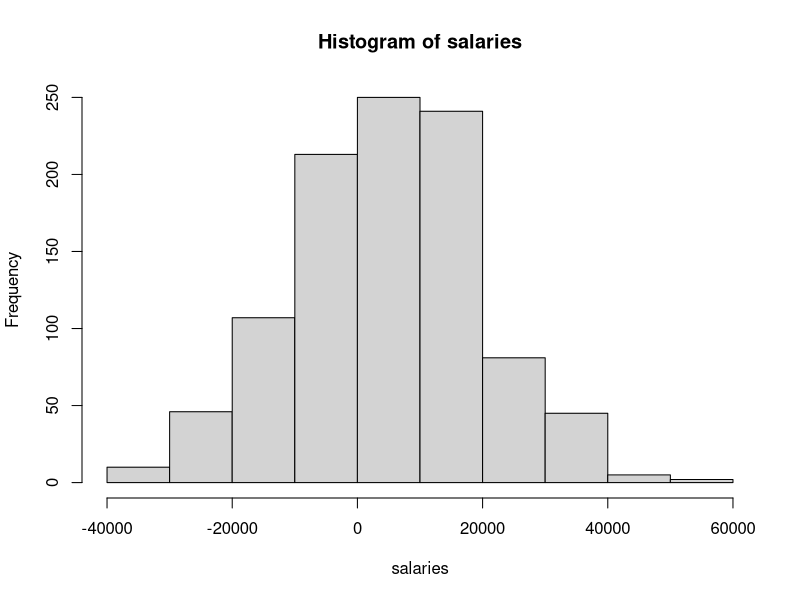

This chart was generated by the following R code: (Note: this script raises an error after producing the figure.)

(1 - pnorm(57.5,50,6))

pnorm(50.45,50,6)

pnorm(52.4,50,6)*(1 - pnorm(59.4,50,6))




set.seed(12345)
salaries <- rnorm(1000,4000,15000)
hist(salaries)

hist(drugCoverage$Year,  seq(ISOdate(1975, 1, 1), ISOdate(1995, 1, 1), "1 years"))

boxplot(drugCoverage$drugsmedia)
boxplot(drugCoverage$approval)


t <- seq(-5,5)
plot(t, dnorm(t,0,.4 ))
#2
plot(t,dnorm(t,0,3))
#3
plot(t,dnorm(t,3,3))
#4
plot(t,dnorm(t,3,.4))
#5
plot(t, dnorm(t,-2,5))
#6
plot(t,dnorm(t,-2, 14))



# plot 1 
x <- drugCoverage$drugsmedia
y <- drugCoverage$unemploy

plot(x, y, main = "Drug media Vs. Unemployment",
     xlab = "Drugs media", ylab = "Unemployment",
     pch = 19, frame = FALSE)

# plot 2 
x <- drugCoverage$drugsmedia
y <- drugCoverage$approval

plot(x, y, main = "Drug media Vs. Pres. Approval",
     xlab = "Drugs media", ylab = "Pres. Approval",
     pch = 19, frame = FALSE)


plot(drugCoverage$drugsmedia, drugCoverage$Year, type = "b", pch = 19, 
     col = "red", xlab = "Media", ylab = "Year")


plot(drugCoverage$approval, drugCoverage$Year, type = "b", pch = 19, 
     col = "red", xlab = "Pres. Approval", ylab = "Year")







# 8
subset3 <- wnominatehouse[,c("party","congress")] 


mean(nominate_88$party)
mean(nominate107$congress)
